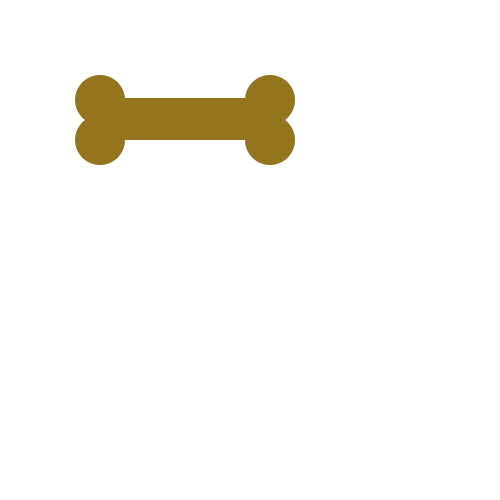
Frame 1 (no input)
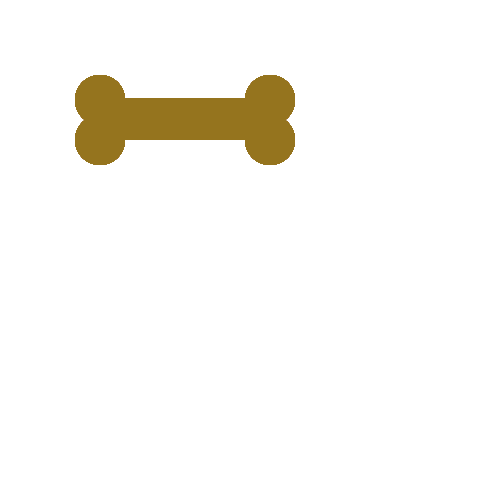
Frame 60 (the mouse pressed at the canvas centre just before this capture)
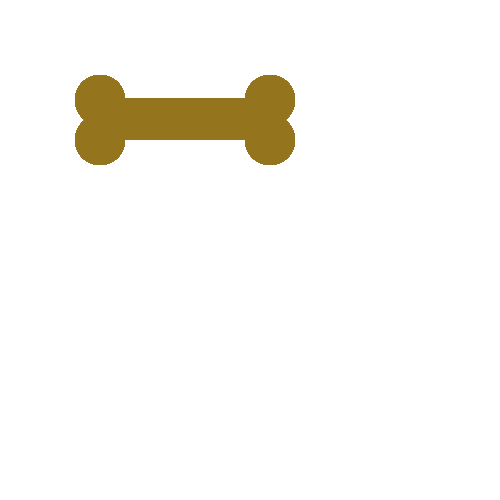
Frame 120 (the mouse held since frame 60 and released just before this capture)

The Processing sketch that drew these frames (run headless with seeded random() and noise(); from frame 60 on, the mouse is pressed at the canvas centre):

// Processing sketch: bone
// ── bone.pde
void setup() {
  size(500, 500);
  background(255);
}
void draw() {
  fill(#95741E);
  noStroke();
  circle(100, 100, 50);
  circle(100, 140, 50);
  circle(270, 100, 50);
  circle(270, 140, 50);
  beginShape();
  vertex( 106, 98 );
  vertex( 106, 140 );
  vertex( 257, 140);
  vertex( 257, 98 );
  endShape();
}


void mousePressed() {
  println(mouseX, mouseY);
}
